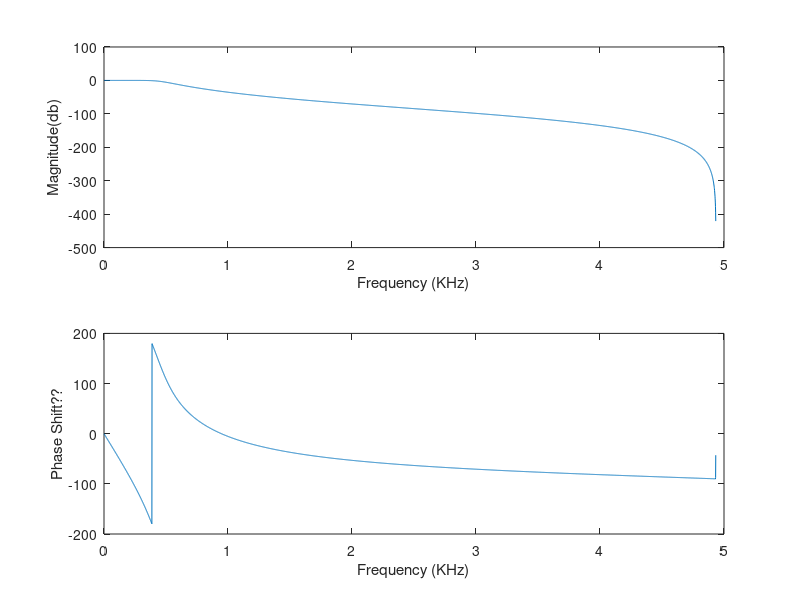
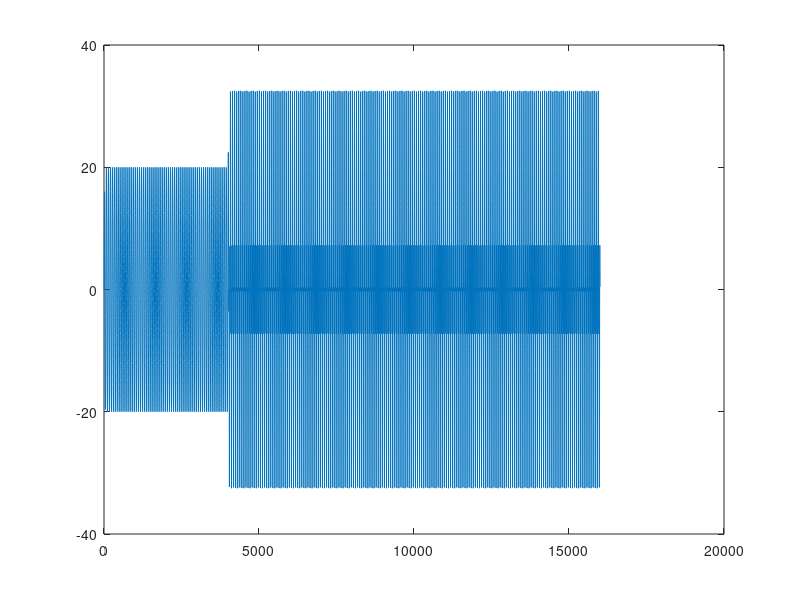
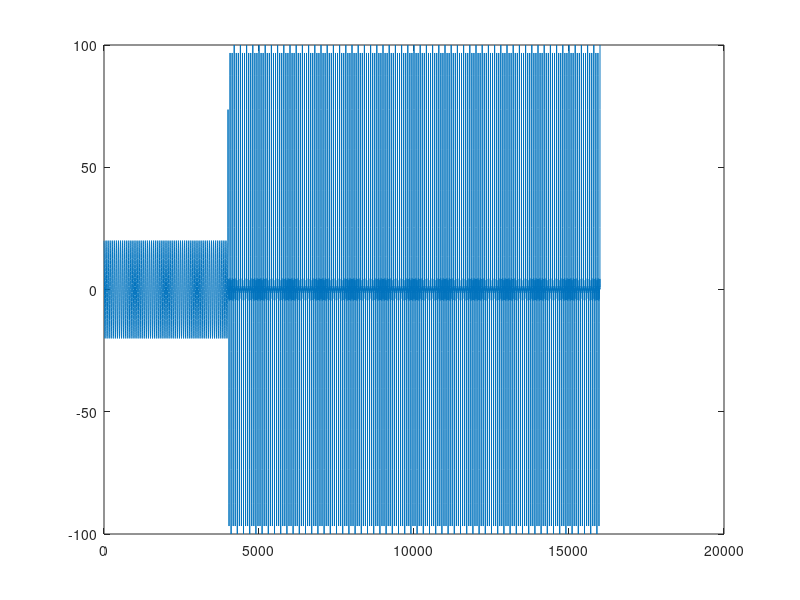

Here is the MATLAB script that generated these plots, in order:
%ButterWorth lowpass
clear all
clc
close all

d1 = 0.01; 
d2 = 0.005;

%Passband Ripple 
Rp = -20*log10(1-d1); 
%Stopband attenuation 
Rs = -20*log10(d2);
%cut off frequerncy (radiants per second) 
WP=0.02*pi; 
%stopband frequncy (radiants per second) 
WS=0.1*pi; 

%order of the filter 
%governm by transfer funtions, order = poles of transfer funtions 
% changing order changes the frequency respomce(sharper) 
% x axis to be hertz (normalized fre. can be confusing, Hertzs much better
% to read) 
% look at fft 

%find the order and natural frequency 
%n=lowest filter order 
%WN=cutoff frequency 
[N,WN] = buttord(WP, WS, Rp, Rs); 
%find transfer funtion coefficient 
[b,a] = butter(N,WN); 

[H,O] = freqz(b,a,4000);
figure(1)
subplot(2,1,1)
plot(O/2*pi, mag2db(abs(H)))
xlabel('Frequency (KHz)'), ylabel ('Magnitude(db)')

subplot(2,1,2)
plot(O/2*pi,angle(H)*180/pi)
xlabel('Frequency (KHz)'), ylabel ('Phase Shift??')

figure(2)
load('unknownSignal.mat');
dataOut=filter(b,a,signal);
plot(dataOut)
figure (3) 
plot(signal)